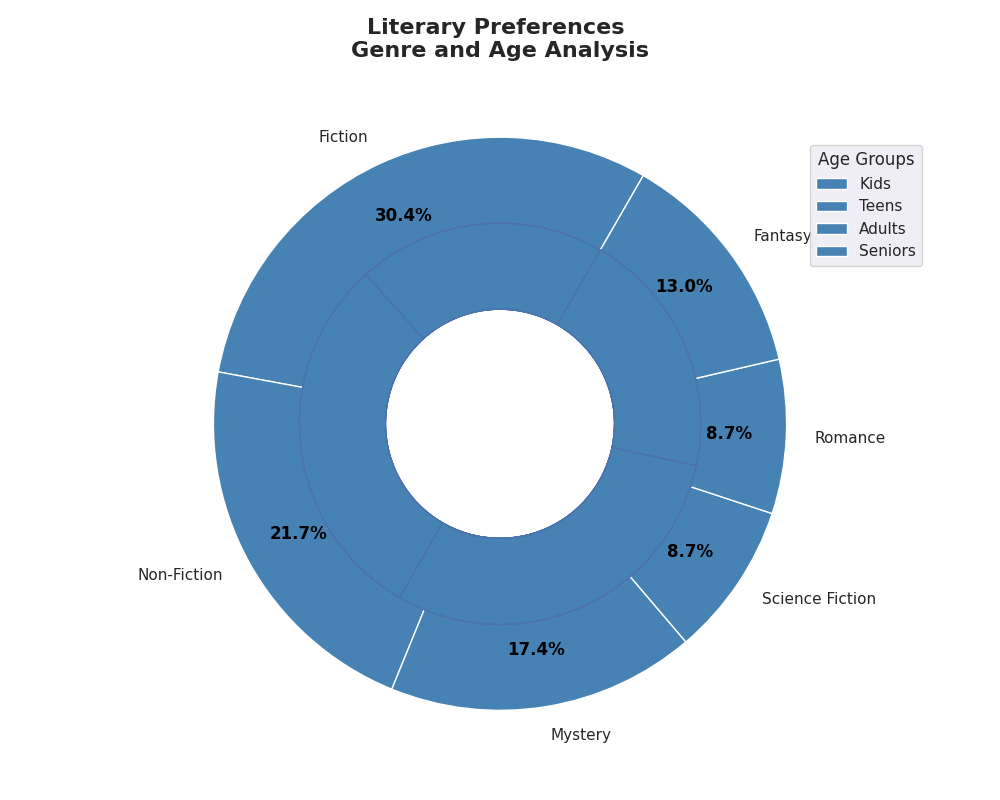

This chart was generated by the following Python code:
import matplotlib.pyplot as plt

# Expanded list of genres with a new entry
genres = ['Fiction', 'Non-Fiction', 'Mystery', 'Science Fiction', 'Romance', 'Fantasy']
overall_preference = [35, 25, 20, 10, 10, 15]

# Expanded age distribution to include 'Fantasy'
age_groups = ['Kids', 'Teens', 'Adults', 'Seniors']
age_distribution = {
    'Fiction': [25, 20, 45, 10],
    'Non-Fiction': [10, 15, 50, 25],
    'Mystery': [5, 15, 55, 25],
    'Science Fiction': [15, 25, 45, 15],
    'Romance': [10, 15, 50, 25],
    'Fantasy': [20, 30, 30, 20]
}

single_color = '#4682B4'

fig, ax = plt.subplots(figsize=(10, 8))

wedges, texts, autotexts = ax.pie(overall_preference, labels=genres, colors=[single_color]*len(genres),
                                  startangle=60, wedgeprops=dict(width=0.3, edgecolor='w'),
                                  autopct='%1.1f%%', pctdistance=0.8)

for i, genre in enumerate(genres):
    ax.pie(age_distribution[genre], radius=0.7, colors=[single_color]*len(age_distribution[genre]),
           startangle=60, wedgeprops=dict(width=0.3, edgecolor='b'))

centre_circle = plt.Circle((0,0),0.35,fc='white')
fig.gca().add_artist(centre_circle)

for autotext in autotexts:
    autotext.set_color('black')
    autotext.set_weight('bold')

ax.legend(wedges, age_groups, title="Age Groups", loc="upper right", bbox_to_anchor=(1.1, 0.9))
ax.spines['bottom'].set_linestyle('dotted')

plt.title("Literary Preferences \nGenre and Age Analysis", fontsize=16, weight='bold')

ax.xaxis.grid(True, linestyle='dashed')
ax.yaxis.grid(True, linestyle='dashed')

plt.tight_layout()
plt.show()
